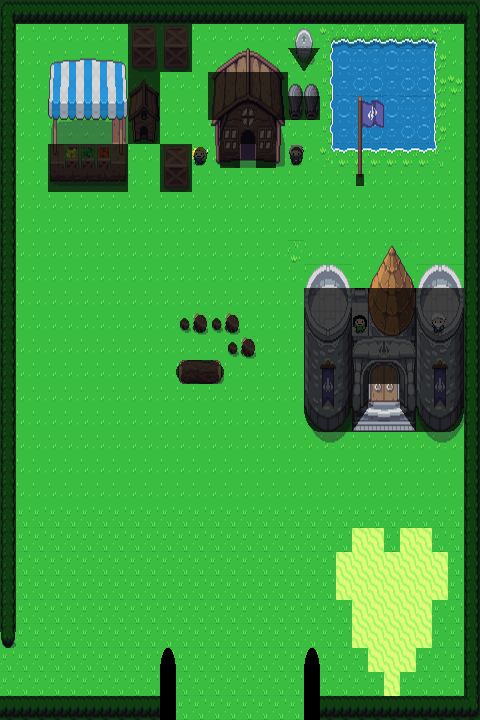

This is a level from a 2D game, rendered from its Tiled map with the project's own tilesets. A one-line summary and the map file follow, with tile-layer data summarised:
An orthogonal 30x30 tile map with 16x24 px tiles, 3 tile layers (Tile Layer 1, Tile Layer 2, collision), 3 tilesets.

<map version="1.10" tiledversion="1.10.0" orientation="orthogonal" renderorder="right-down" width="30" height="30" tilewidth="16" tileheight="24" infinite="0" nextlayerid="4" nextobjectid="5">
 <properties>
  <property name="map-south" value="home3" />
  <property name="map-west" value="home" />
 </properties>
 <tileset firstgid="1" source="home.tsx" />
 <tileset firstgid="1441" source="house_int.tsx" />
 <tileset firstgid="2441" source="collisions.tsx" />
 <layer id="1" name="Tile Layer 1" width="30" height="30">
  <data>[900 cells, 900 non-empty, 51 distinct tile ids]</data>
 </layer>
 <layer id="2" name="Tile Layer 2" width="30" height="30">
  <data>[900 cells, 256 non-empty, 128 distinct tile ids]</data>
 </layer>
 <layer id="3" name="collision" width="30" height="30" opacity="0.7">
  <data>[900 cells, 225 non-empty, 13 distinct tile ids]</data>
 </layer>
</map>
